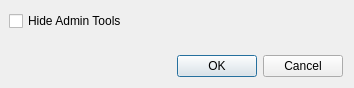
<?xml version="1.0" encoding="UTF-8"?>
<ui version="4.0">
 <class>Dialog</class>
 <widget class="QDialog" name="Dialog">
  <property name="geometry">
   <rect>
    <x>0</x>
    <y>0</y>
    <width>354</width>
    <height>88</height>
   </rect>
  </property>
  <property name="windowTitle">
   <string>Dialog</string>
  </property>
  <layout class="QVBoxLayout" name="verticalLayout">
   <property name="leftMargin">
    <number>9</number>
   </property>
   <item>
    <widget class="QCheckBox" name="adminTools">
     <property name="text">
      <string>Hide Admin Tools</string>
     </property>
    </widget>
   </item>
   <item>
    <spacer name="verticalSpacer">
     <property name="orientation">
      <enum>Qt::Vertical</enum>
     </property>
     <property name="sizeType">
      <enum>QSizePolicy::MinimumExpanding</enum>
     </property>
     <property name="sizeHint" stdset="0">
      <size>
       <width>20</width>
       <height>10</height>
      </size>
     </property>
    </spacer>
   </item>
   <item>
    <widget class="QDialogButtonBox" name="buttonBox">
     <property name="orientation">
      <enum>Qt::Horizontal</enum>
     </property>
     <property name="standardButtons">
      <set>QDialogButtonBox::Cancel|QDialogButtonBox::Ok</set>
     </property>
    </widget>
   </item>
  </layout>
 </widget>
 <resources/>
 <connections>
  <connection>
   <sender>buttonBox</sender>
   <signal>accepted()</signal>
   <receiver>Dialog</receiver>
   <slot>accept()</slot>
   <hints>
    <hint type="sourcelabel">
     <x>248</x>
     <y>254</y>
    </hint>
    <hint type="destinationlabel">
     <x>157</x>
     <y>274</y>
    </hint>
   </hints>
  </connection>
  <connection>
   <sender>buttonBox</sender>
   <signal>rejected()</signal>
   <receiver>Dialog</receiver>
   <slot>reject()</slot>
   <hints>
    <hint type="sourcelabel">
     <x>316</x>
     <y>260</y>
    </hint>
    <hint type="destinationlabel">
     <x>286</x>
     <y>274</y>
    </hint>
   </hints>
  </connection>
 </connections>
</ui>
